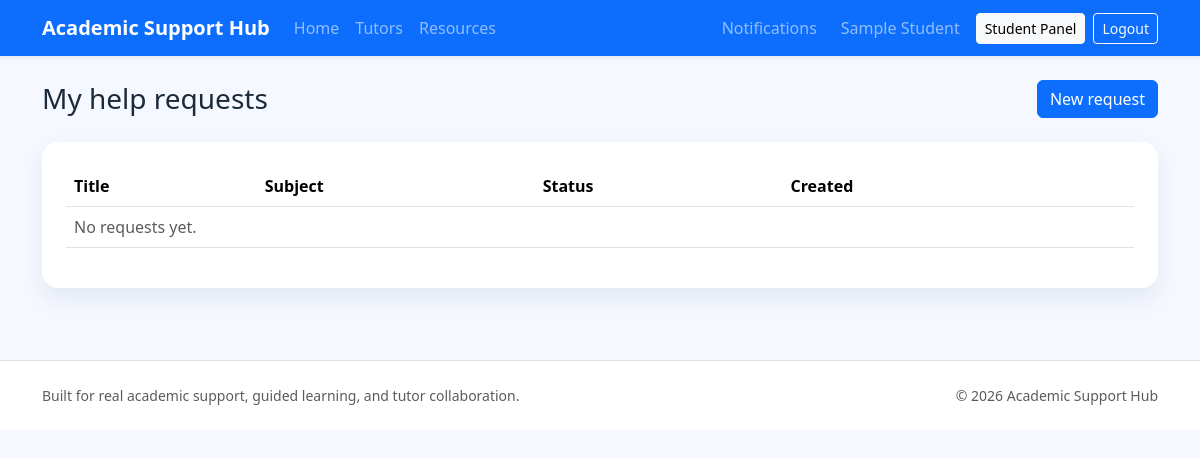
The page /student/my_requests.php (signed in) on the database as committed earlier.
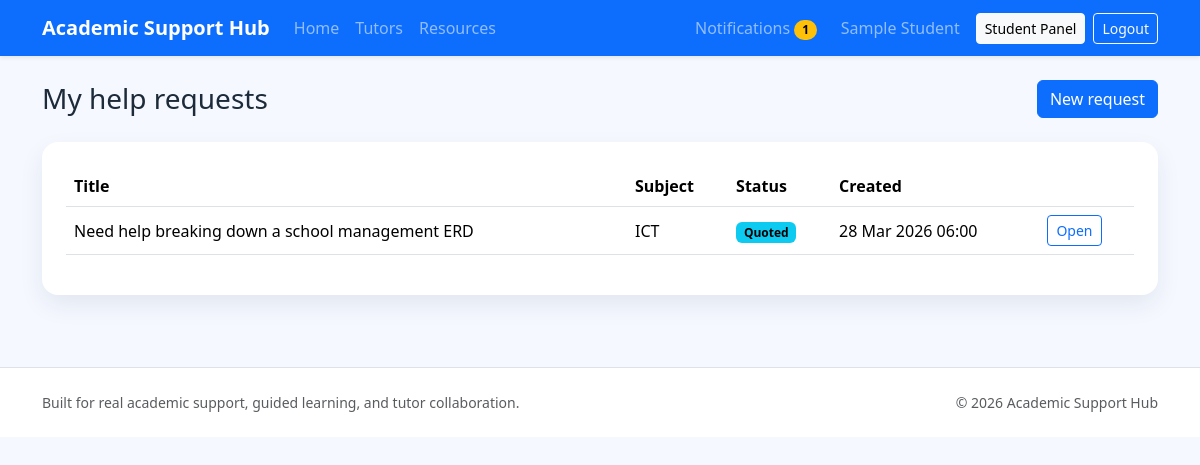
The same page on the database as committed later.
### tables this page shows
CREATE TABLE help_requests (
    id INT UNSIGNED AUTO_INCREMENT PRIMARY KEY,
    student_id INT UNSIGNED NOT NULL,
    selected_tutor_id INT UNSIGNED NULL,
    accepted_offer_id INT UNSIGNED NULL,
    subject VARCHAR(100) NOT NULL,
    title VARCHAR(190) NOT NULL,
    details TEXT NOT NULL,
    urgency ENUM('normal','urgent') NOT NULL DEFAULT 'normal',
    suggested_budget DECIMAL(10,2) NOT NULL DEFAULT 0,
    reward_credits_to_use INT UNSIGNED NOT NULL DEFAULT 0,
    attachment_path VARCHAR(255) NULL,
    status ENUM('open','quoted','accepted','in_progress','completed','cancelled') NOT NULL DEFAULT 'open',
    created_at TIMESTAMP NOT NULL DEFAULT CURRENT_TIMESTAMP,
    CONSTRAINT fk_help_requests_student FOREIGN KEY (student_id) REFERENCES users(id) ON DELETE CASCADE,
    CONSTRAINT fk_help_requests_tutor FOREIGN KEY (selected_tutor_id) REFERENCES users(id) ON DELETE SET NULL
);

### includes/bootstrap.php (called while the page is built, shortened)
<?php
require_once __DIR__ . '/../config/config.php';
require_once __DIR__ . '/functions.php';
refresh_current_user();

### student/my_requests.php (the view, shortened to what the changed rows need)
<?php
require_once __DIR__ . '/../includes/bootstrap.php';
$user = current_user();
$stmt = $pdo->prepare('SELECT * FROM help_requests WHERE student_id = :student_id ORDER BY id DESC');
$stmt->execute(['student_id' => $user['id']]);
$requests = $stmt->fetchAll();
include __DIR__ . '/../includes/header.php';
?>
<div class="d-flex justify-content-between align-items-center mb-4">
    <h1 class="h3 mb-0">My help requests</h1>
</div>
<div class="card card-soft p-4">
    <div class="table-responsive">
        <table class="table align-middle">
            <thead><tr><th>Title</th><th>Subject</th><th>Status</th><th>Created</th><th></th></tr></thead>
            <tbody>
                <?php foreach ($requests as $request): ?>
                    <tr>
                        <td><?= e($request['title']) ?></td>
                        <td><?= e($request['subject']) ?></td>
                        <td><?= status_badge($request['status']) ?></td>
                        <td><?= e(relative_time($request['created_at'])) ?></td>
                        <td><a class="btn btn-sm btn-outline-primary" href="<?= app_url('student/request_view.php?id=' . (int) $request['id']) ?>">Open</a></td>
                    </tr>
                <?php endforeach; ?>
                <?php if (!$requests): ?>
                    <tr><td colspan="5" class="text-muted">No requests yet.</td></tr>
                <?php endif; ?>
            </tbody>
        </table>
    </div>
</div>
<?php include __DIR__ . '/../includes/footer.php'; ?>

### includes/header.php (shortened to what the changed rows need)
<?php
$user = current_user();
$unreadCount = $user ? unread_notification_count((int) $user['id']) : 0;
?>
<!doctype html>
<html lang="en">
<head>
    <link href="https://cdn.jsdelivr.net/npm/bootstrap@5.3.7/dist/css/bootstrap.min.css" rel="stylesheet">
    <link href="<?= app_url('assets/css/style.css') ?>" rel="stylesheet">
</head>
<body>
<nav class="navbar navbar-expand-lg navbar-dark bg-primary shadow-sm sticky-top">
    <div class="container">
        <div class="collapse navbar-collapse" id="appNav">
            <ul class="navbar-nav align-items-lg-center gap-lg-2">
                <?php if ($user): ?>
                    <li class="nav-item dropdown">
                        <a class="nav-link position-relative" href="#" data-bs-toggle="dropdown">Notifications
                            <?php if ($unreadCount > 0): ?>
                                <span class="badge rounded-pill text-bg-warning"><?= (int) $unreadCount ?></span>
                            <?php endif; ?>
                        </a>
                    </li>
                <?php else: ?>
                    <li class="nav-item"><a class="btn btn-outline-light btn-sm" href="<?= app_url('login.php') ?>">Login</a></li>
                    <li class="nav-item"><a class="btn btn-warning btn-sm" href="<?= app_url('register.php') ?>">Create Account</a></li>
                <?php endif; ?>
            </ul>
        </div>
    </div>
</nav>
<main class="py-4">
    <div class="container">

### includes/functions.php (shortened to what the changed rows need)
<?php
function app_url(string $path = ''): string
{
    $path = ltrim($path, '/');
    return BASE_URL . ($path !== '' ? '/' . $path : '');
}
function e(mixed $value): string
{
    return htmlspecialchars((string) $value, ENT_QUOTES, 'UTF-8');
}
function current_user(): ?array
{
    return $_SESSION['user'] ?? null;
}
function refresh_current_user(): void
{
    global $pdo;
    $stmt = $pdo->prepare('SELECT * FROM users WHERE id = :id LIMIT 1');
    $stmt->execute(['id' => (int) $_SESSION['user']['id']]);
}
function status_badge(string $status): string
{
    $map = [
        'open' => 'warning',
        'quoted' => 'info',
        'accepted' => 'primary',
        'in_progress' => 'primary',
        'completed' => 'success',
        'cancelled' => 'secondary',
        'held' => 'warning',
        'released' => 'success',
        'pending' => 'warning',
        'paid' => 'success',
        'requested' => 'warning',
        'approved' => 'success',
        'rejected' => 'danger',
        'active' => 'success',
        'expired' => 'secondary',
        'verified' => 'success',
    ];
    $class = $map[$status] ?? 'secondary';
    return '<span class="badge text-bg-' . $class . '">' . e(ucwords(str_replace('_', ' ', $status))) . '</span>';
}
function unread_notification_count(int $userId): int
{
    global $pdo;
    $stmt = $pdo->prepare("SELECT COUNT(*) FROM notifications WHERE user_id = :user_id AND is_read = 0");
    $stmt->execute(['user_id' => $userId]);
    return (int) $stmt->fetchColumn();
}
function relative_time(?string $datetime): string
{
    $date = new DateTimeImmutable($datetime);
    $now = new DateTimeImmutable();
    $diff = $now->getTimestamp() - $date->getTimestamp();
    return $date->format('d M Y H:i');
}

Rows that differ between the two databases and show on the page:
added help_requests: title "Need help breaking down a school management ERD", subject "ICT", status "Quoted", created_at "28 Mar 2026 06:00"
Other text that changed with them:
$unreadCount: (not shown) → "1"
text no longer shown: "No requests yet."
